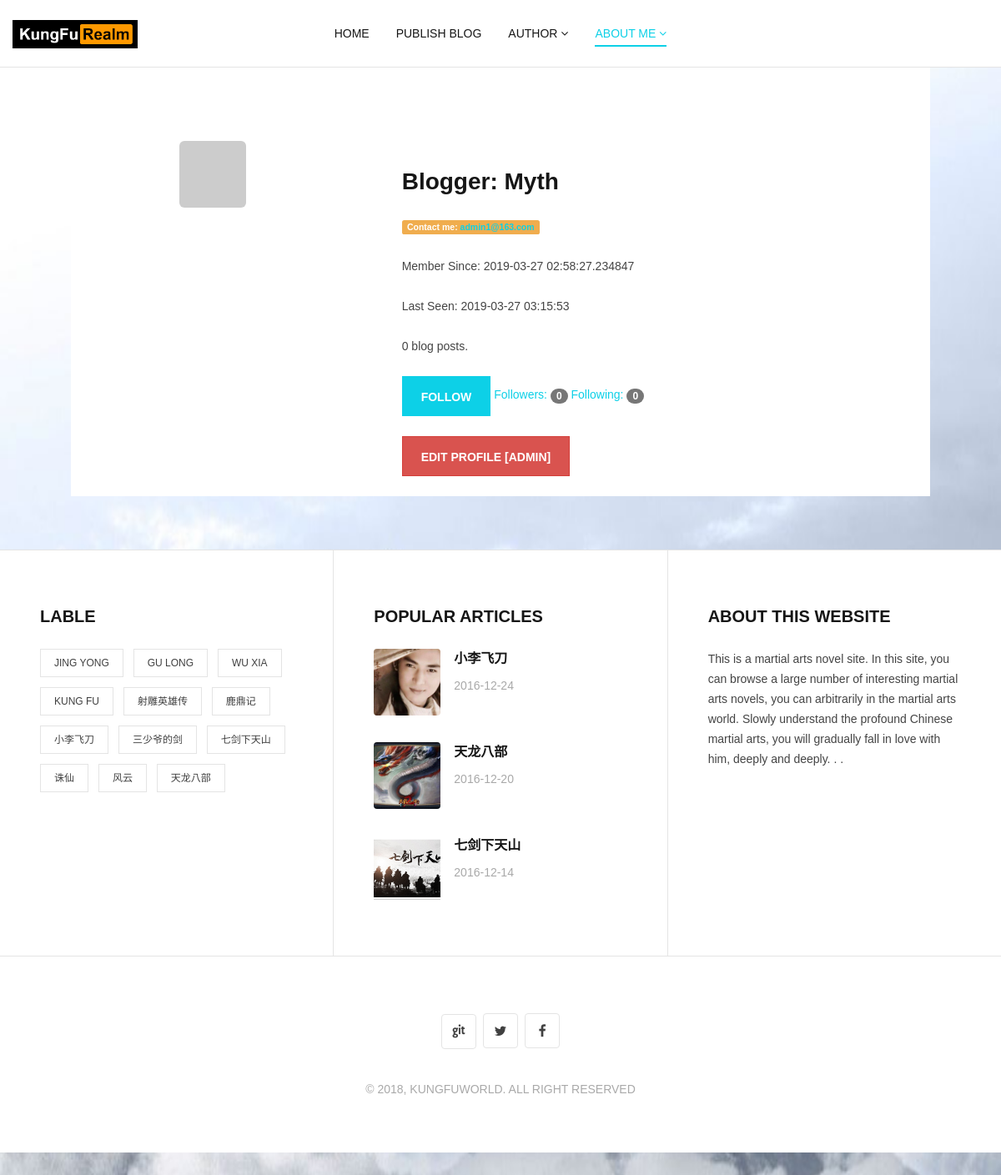
Screenshot of /profile/Myth (signed in) with the database file from the repository.
### app/models.py (models this page shows, shortened)
class User(UserMixin, db.Model):
    __tablename__ = 'users'
    __searchable__ = ['username']
    id = db.Column(db.Integer, primary_key=True)
    email = db.Column(db.String(128), unique=True, index=True)
    username = db.Column(db.String(64), unique=True, index=True)
    role_id = db.Column(db.Integer, db.ForeignKey('roles.id'))
    password_hash = db.Column(db.String(128))
    confirmed = db.Column(db.Boolean, default=False)
    name = db.Column(db.String(64))
    location = db.Column(db.String(64))
    about_me = db.Column(db.Text())
    member_since = db.Column(db.DateTime(), default=datetime.utcnow)
    last_seen = db.Column(db.DateTime(), default=datetime.utcnow)
    avatar_hash = db.Column(db.String(32))
    posts = db.relationship('Post', backref='author', lazy='dynamic')
    user_avatar = db.Column(db.String(128), default=None)
    diy_avatar = db.Column(db.Text)
    followed = db.relationship('Follow', foreign_keys=[Follow.follower_id], backref=db.backref('follower', lazy='joined'),
                               lazy='dynamic', cascade='all, delete-orphan')
    followers = db.relationship('Follow', foreign_keys=[Follow.followed_id], backref=db.backref('followed', lazy='joined'),
                               lazy='dynamic', cascade='all, delete-orphan')
    comments = db.relationship('Comment', backref='author', lazy='dynamic')
    @property
    def password(self):
        raise AttributeError('password is not a readable attribute')
    def can(self, permissions):
        return self.role is not None and (self.role.permissions & permissions) == permissions
    def is_administrator(self):
        return self.can(Permission.ADMINISTER)
    def ping(self):
        self.last_seen = datetime.utcnow()
        db.session.add(self)
        db.session.commit()
    def gravatar(self, size=100, default='identicon', rating='g'):
        if request.is_secure:
            url = 'https://secure.gravatar.com/avatar'
        else:
            url = 'http://www.gravatar.com/avatar'
        hash = self.avatar_hash or hashlib.md5(self.email.encode('utf-8')).hexdigest()
        return '{url}/{hash}?s={size}&d={default}&r={rating}'.format(url=url, hash=hash,size=size,default=default,rating=rating)
    def is_following(self, user):
        return self.followed.filter_by(followed_id=user.id).first() is not None

### app/main/views.py (the view)
@main.route('/profile/<username>')
@login_required
def profile(username):
    user = User.query.filter_by(username=username).first()
    if user is None:
        abort(404)
    page = request.args.get('page', 1, type=int)
    pagination = user.posts.order_by(Post.timestamp.desc()).paginate(page,
                                                                per_page=current_app.config['FLASKY_POSTS_PER_PAGE'],
                                                                     error_out=False)
    posts = pagination.items
    last = user.last_seen.strftime('%Y-%m-%d %H:%M:%S')
    return render_template('profile.html', user=user, posts=posts, pagination=pagination, last=last)

### app/api/views.py (called while the page is built)
@api.before_app_request
def checkmobile():
    MB = False
    if checkMobile(request):
        MB = True

### app/auth/views.py (called while the page is built)
@auth.before_app_request
def before_request():
    if current_user.is_authenticated:
        current_user.ping()
        if not current_user.confirmed and request.endpoint and request.endpoint[:5] != 'auth.' \
                and request.endpoint != 'static':
            return redirect(url_for('auth.unconfirmed'))

### app/main/__init__.py (called while the page is built)
@main.app_context_processor
def inject_permissions():
    return dict(Permission=Permission)

### app/models.py (called while the page is built)
@login_manager.user_loader
def load_user(user_id):
    return User.query.get(int(user_id))

### app/templates/profile.html (shortened to what this page needs)
{% extends 'base.html' %}
{% import "_macros.html" as macros %}
{% block header %}
<header class="site-header fixed" id="main-navbar">
  <div class="outer-container">
    <div class="container-fluid">
      <div class="col-md-2 col-xs-8 logo-wrap">
        <a href="#" class="custom-logo-link">
            <img width="150" height="300" src="/static/logo/logo2.png" alt="" />
        </a>
      </div>
      <div class="col-md-8 hidden-sm hidden-xs">
        <span class="line"></span>
        <nav class="main-menu" id="main-menu">
          <ul id="menu-main-menu" class="menu">
            <li><a href="/">Home</a></li>
        {% if current_user.is_administrator() %}
        <li><a href="{{ url_for('main.publish_blog') }}">Publish Blog</a></li>
        {% endif %}
            <li class="menu-item-has-children"><a href="#">Author</a>
            </li>
           {% if current_user.is_authenticated %}
            <li class="menu-item-has-children current-menu-item"><a href="#">About Me</a>
             </li>
              {% else %}
            <li><a href="{{ url_for('auth.login') }}">Login</a></li>
              {% endif %}
          </ul>
        </nav>
      </div>
    </div>
  </div>
</header>
{% endblock %}
{% block content %}
    <br>
<div class="comment-wrap" id="comments">
<div>
<div class="col-md-4 widget-wrap">
  {% if not current_user.user_avatar %}
  <img class="img-rounded profile-thumbnail" src="{{ user.gravatar(size=152) }}">
  {% endif %}
</div>
<div class="col-md-8 widget-wrap">
    <h3>Blogger: {{ user.username }}</h3>
    {% if current_user.is_administrator() %}
    <p><span class="label label-warning">Contact me: <a href="mailto:{{ user.email }}">{{ user.email }}</a></span></p>
    {% endif %}
    <p>Member Since: {{ user.member_since }}</p>
    <p>Last Seen: {{ last }}</p>
    <p>{{ user.posts.count() }} blog posts.</p>
    <p>
       {% if current_user.can(Permission.FOLLOW) and user != current_user %}
          {% if not current_user.is_following(user) %}
          <a href="{{ url_for('.follow', username=user.username) }}" class="btn btn-primary">Follow</a>
          {% else %}
          <a href="{{ url_for('.unfollow', username=user.username)}}" class="btn btn-default">Unfollow</a>
          {% endif %}
        {% endif %}
       <a href="{{ url_for('.followers', username=user.username) }}">Followers: <span class="badge">{{ user.followers.count() }}</span> </a>
       <a href="{{ url_for('.followed_by', username=user.username) }}">Following: <span class="badge">{{ user.followed.count() }}</span> </a>
     </p>
    <p>
    {% if current_user.is_administrator() %}
    <a class="btn btn-danger" href="{{ url_for('.edit_profile_admin', id=user.id) }}">
    Edit Profile [Admin]
    </a>
{% endif %}
   </p>
</div>
</div>
</div>
{% endblock %}
{% block pagination %}
<div class="pagination-wrap clearfix" role="navigation"></div>
{% endblock %}

### app/static/css/style.css (style rules this page uses)
body { font-family: "Microsoft YaHei", Helvetica, Arial, FreeSans, Arimo, "Droid Sans", "wenquanyi micro hei", "Hiragino Sans GB", "Hiragino Sans GB W3", "FontAwesome", sans-serif; font-weight: normal; font-size: 14px; line-height: 24px; color: #404040; position: relative; }
body.has-fixed-navbar { margin-top: 81px; }
h1, h2, h3, h4, h5, h6, .h1, .h2, .h3, .h4, .h5, .h6 { color: #161616; font-weight: 700; }
h3, .h3 { font-size: 2.8rem; line-height: 1.2em; margin: 32px 0px 24px; }
img { max-width: 100%; height: auto; }
a { color: #0dd0e7; -webkit-transition: all 0.2s; -moz-transition: all 0.2s; -ms-transition: all 0.2s; -o-transition: all 0.2s; transition: all 0.2s; }
p { margin: 0px 0px 24px; }
.btn, input[type=submit] { font-size: 14px; font-weight: bold; text-transform: uppercase; -webkit-border-radius: 0; -moz-border-radius: 0; border-radius: 0; height: 48px; line-height: 48px; padding: 0px 22px; -webkit-transition: all 0.2s; -moz-transition: all 0.2s; -ms-transition: all 0.2s; -o-transition: all 0.2s; transition: all 0.2s; }
.btn-primary, input[type='submit'] { background-color: #0dd0e7; border-color: #0dd0e7; color: #ffffff; }
.outer-container { max-width: 1500px; margin: 0 auto; }
.site-header { background: #ffffff; border-bottom: 1px solid #e4e4e4; position: relative; z-index: 9; }
.site-header .container-fluid { padding-left: 0; padding-right: 0; }
.site-header.fixed { position: fixed; width: 100%; top: 0; z-index: 999; }
.logo-wrap { padding-top: 15px; padding-bottom: 15px; }
.logo-wrap .custom-logo-link { line-height: 5rem; }
.logo-wrap .custom-logo-link img { max-height: 50px; }
.main-menu ul { list-style: none; padding: 0; margin: 0; text-transform: uppercase; font-size: 0px; text-align: center; }
.main-menu ul > li { font-size: 1.4rem; display: inline-block; margin: 0px; padding: 24px 16px; position: relative; }
.main-menu ul > li a { color: #161616; display: block; line-height: 32px; position: relative; -webkit-transition: all 0.2s; -moz-transition: all 0.2s; -ms-transition: all 0.2s; -o-transition: all 0.2s; transition: all 0.2s; }
.main-menu ul > li.menu-item-has-children > a:after { content: "\f107"; font-family: FontAwesome; margin-left: 4px; }
.main-menu ul > li.current-menu-item > a { color: #0dd0e7; }
.line { display: block; height: 2px; background: #0dd0e7; position: absolute; width: 0px; bottom: 24px; text-align: center; -webkit-transition: all 0.3s; -moz-transition: all 0.3s; -ms-transition: all 0.3s; -o-transition: all 0.3s; transition: all 0.3s; }
.mobile-menu ul { list-style: none; padding: 0; margin: 0; }
.mobile-menu ul > li { font-size: 14px; line-height: 48px; text-transform: uppercase; position: relative; }
.mobile-menu ul > li a { padding: 0px 16px; display: block; color: #404040; border-bottom: 1px solid #e4e4e4; -webkit-transition: all 0.2s; -moz-transition: all 0.2s; -ms-transition: all 0.2s; -o-transition: all 0.2s; transition: all 0.2s; }
.mobile-menu ul > li.current-menu-item > a { color: #0dd0e7; }
.pagination-wrap { margin: 64px 0; }
.comment-wrap { max-width: 800px; margin: 0 auto; margin-top: 64px; margin-bottom: 64px; }

### rows the page displays
User: username "Myth", email "admin1@163.com", member_since "2019-03-27 02:58:27.234847"

### other values shown
{{ last }} "2019-03-27 03:15:53"
{{ user.posts.count() }} "0"
{{ user.followers.count() }} "0"
{{ user.followed.count() }} "0"
